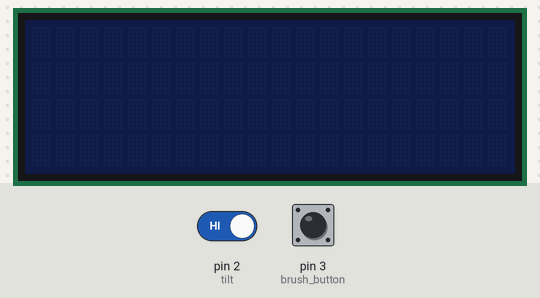
A sketch run on a simulated Arduino Uno, built with avr-gcc and run on an emulated ATmega328P. Shown: 20×4 character LCD. Inputs (shaded band) come from the test bench; at power-on: pin 2 (tilt) HIGH, pin 3 (brush_button) HIGH.

Above: at 1.2 s.
1.3 s: pin 2 (tilt) driven LOW
At 1.95 s:
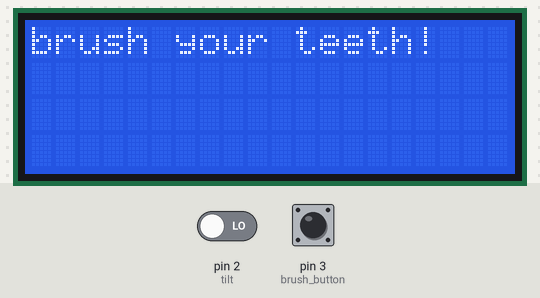
4.2 s: pin 3 (brush_button) pulled LOW for 0.15 s
At 5.2 s:
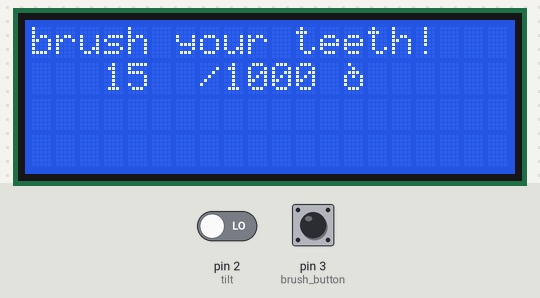
7.3 s: pin 3 (brush_button) pulled LOW for 1 s
At 8.6 s:
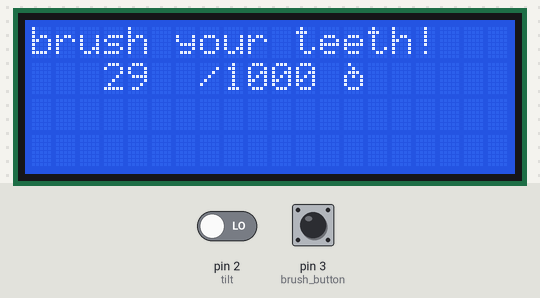
10.2 s: pin 2 (tilt) driven HIGH
At 10.2 s:
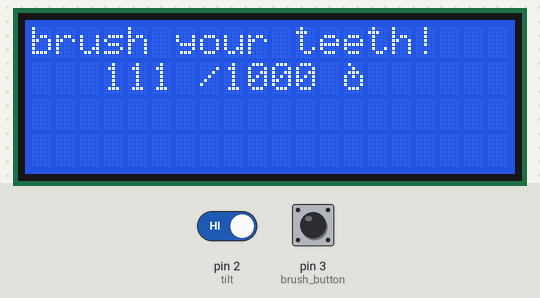
11.7 s: pin 3 (brush_button) pulled LOW for 3.2 s
At 12.4 s:
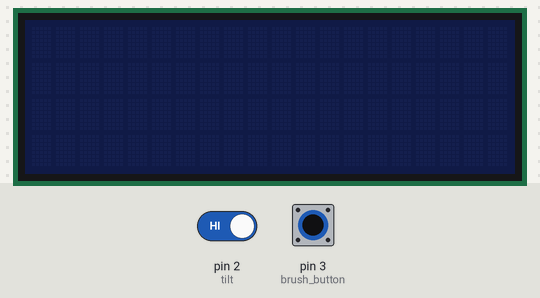
Timing chart, 0 to 14.7 s (numbered marks = the images above; inputs shaded):
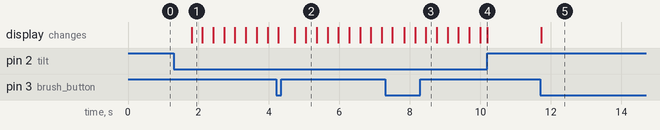

Measured:
- after the input at 1.3 s, the display: changes after 0.50 s (image 1)
- after the input at 4.2 s, the display: first changes after 0.07 s (image 2 shows a later state)
- after the input at 7.3 s, the display: first changes after 0.21 s (image 3 shows a later state)
- after the input at 10.2 s, every drawn part: stays the same
- after the input at 11.7 s, the display: changes at once (image 5)

The sketch:

brush_detector.ino
```cpp
// 아두이노 코드

int count = 0;  //brush count(score)
int tilt = 2;  //tilt sensor pin num
int brush_button = 3;  //brush complete button pin num
int state = 0;  //var for switch falling edge
int buttonstate;  // var for switch falling edge
int goal = 1000; //goal of brush score

byte grapeChar[] = {  //grape icon 5*8 i2c display binary code
  B01000,
  B00100,
  B01110,
  B10101,
  B10001,
  B10001,
  B01110,
  B00000
};

#include <Wire.h>
#include <LiquidCrystal_I2C.h>  //library for lcd display

LiquidCrystal_I2C lcd(0x27,20,4);  // set the LCD address to 0x27 for a 16 chars and 2 line display

void setup() {
  Serial.begin(9600);  //serial begin
  pinMode(tilt, INPUT);
  pinMode(brush_button,INPUT_PULLUP);
  lcd.init();   //initialize lcd
  lcd.createChar(0, grapeChar);  //make icon grape
}


void loop() {
  if(digitalRead(tilt)==LOW){  //when tilt
    count++;
    lcd.setCursor(3,1);
    lcd.print(count-20);
    lcd.setCursor(7,1);
    lcd.print("/");
    lcd.setCursor(8,1);
    lcd.print(goal);
    lcd.setCursor(13,1);
    lcd.write(0);
  }
  if(count<=20){
    lcd.clear();  //no lcd indicate score under 20
  }
  if(count==20){  //when count 20, score and lcd are start
    lcd.backlight();
    lcd.setCursor(0,0);
    lcd.print("brush your teeth!");
  }
  if(count==goal+20){  //when brush finish
    lcd.clear();
    lcd.setCursor(1,0);
    lcd.print("Brush Finished");
    lcd.setCursor(3,1);
    lcd.print(count-20);

  }
  buttonstate=digitalRead(brush_button); //brush complete button
  if(buttonstate == HIGH){
    if (state==0){
      delay(10);  //delay for debouncing
      state = 1;
    }
  }
  if (buttonstate == LOW){
    if (state == 1){

      if(count+20>=goal){
        Serial.println(count+20);  //send count value to serial
      }
      delay(10);
      state=0;
      count=0;
      lcd.noBacklight();
      lcd.clear();   //disable lcd
    }
  }
  delay(10);
}
//02:14
//comment at 06:44
```
